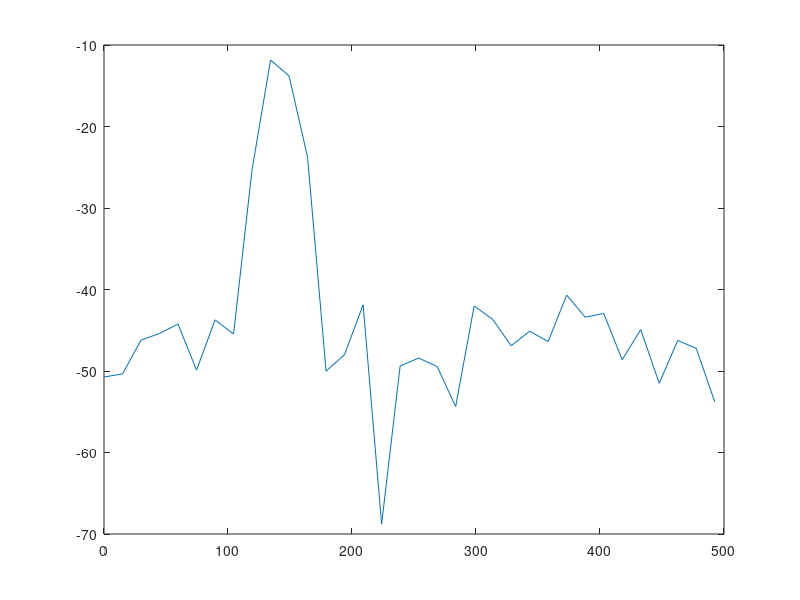

This chart was generated by the following MATLAB code:
fs = 1000;                  % Sampling frequency
t = (0:fs/15)./fs;          % 67 samples
A = [1 2];                  % Sinusoid amplitudes
f = [150;140];              % Sinusoid frequencies
xn = A*sin(2*pi*f*t) + 0.1*randn(size(t));
[Pxx,F] = periodogram(xn,hamming(length(xn)),length(xn),fs);
plot(F,10*log10(Pxx))